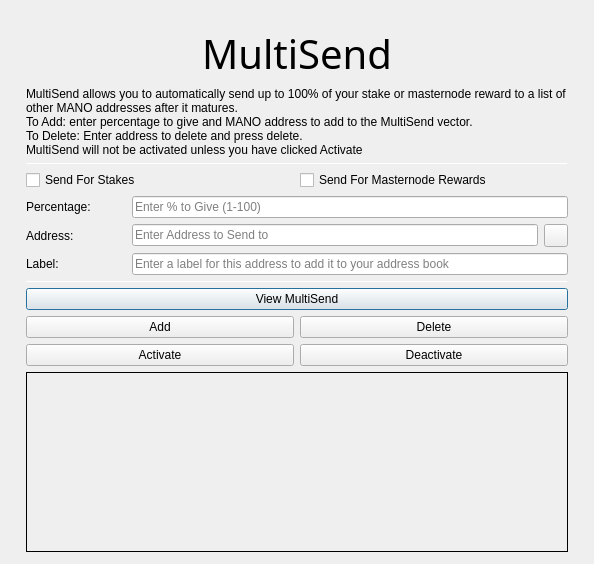
<?xml version="1.0" encoding="UTF-8"?>
<ui version="4.0">
 <class>MultiSendDialog</class>
 <widget class="QDialog" name="MultiSendDialog">
  <property name="windowModality">
   <enum>Qt::NonModal</enum>
  </property>
  <property name="geometry">
   <rect>
    <x>0</x>
    <y>0</y>
    <width>594</width>
    <height>526</height>
   </rect>
  </property>
  <property name="windowTitle">
   <string>MultiSend</string>
  </property>
  <layout class="QVBoxLayout" name="verticalLayout" stretch="0">
   <property name="leftMargin">
    <number>6</number>
   </property>
   <property name="topMargin">
    <number>6</number>
   </property>
   <property name="rightMargin">
    <number>6</number>
   </property>
   <property name="bottomMargin">
    <number>6</number>
   </property>
   <item>
    <layout class="QVBoxLayout" name="verticalLayout_Main" stretch="0,1,1,1,0,1,1,1">
     <property name="leftMargin">
      <number>20</number>
     </property>
     <property name="topMargin">
      <number>20</number>
     </property>
     <property name="rightMargin">
      <number>20</number>
     </property>
     <property name="bottomMargin">
      <number>20</number>
     </property>
     <item>
      <widget class="QLabel" name="multiSendHeader">
       <property name="font">
        <font>
         <family>Hind</family>
         <pointsize>30</pointsize>
         <weight>50</weight>
         <bold>false</bold>
        </font>
       </property>
       <property name="text">
        <string>MultiSend</string>
       </property>
       <property name="alignment">
        <set>Qt::AlignCenter</set>
       </property>
      </widget>
     </item>
     <item>
      <widget class="QLabel" name="label_2">
       <property name="lineWidth">
        <number>1</number>
       </property>
       <property name="text">
        <string>MultiSend allows you to automatically send up to 100% of your stake or masternode reward to a list of other MANO addresses after it matures.
To Add: enter percentage to give and MANO address to add to the MultiSend vector.
To Delete: Enter address to delete and press delete.
MultiSend will not be activated unless you have clicked Activate</string>
       </property>
       <property name="alignment">
        <set>Qt::AlignLeading|Qt::AlignLeft|Qt::AlignTop</set>
       </property>
       <property name="wordWrap">
        <bool>true</bool>
       </property>
      </widget>
     </item>
     <item>
      <widget class="Line" name="line">
       <property name="minimumSize">
        <size>
         <width>0</width>
         <height>1</height>
        </size>
       </property>
       <property name="maximumSize">
        <size>
         <width>16777215</width>
         <height>1</height>
        </size>
       </property>
       <property name="orientation">
        <enum>Qt::Horizontal</enum>
       </property>
      </widget>
     </item>
     <item>
      <layout class="QVBoxLayout" name="verticalLayout_Settings">
       <item>
        <layout class="QHBoxLayout" name="horizontalLayout">
         <item>
          <widget class="QCheckBox" name="multiSendStakeCheckBox">
           <property name="text">
            <string>Send For Stakes</string>
           </property>
          </widget>
         </item>
         <item>
          <widget class="QCheckBox" name="multiSendMasternodeCheckBox">
           <property name="text">
            <string>Send For Masternode Rewards</string>
           </property>
          </widget>
         </item>
        </layout>
       </item>
       <item>
        <layout class="QHBoxLayout" name="horizontalLayout_6">
         <item>
          <widget class="QLabel" name="label">
           <property name="minimumSize">
            <size>
             <width>100</width>
             <height>0</height>
            </size>
           </property>
           <property name="toolTip">
            <string>Percentage of stake to send</string>
           </property>
           <property name="text">
            <string>Percentage:</string>
           </property>
          </widget>
         </item>
         <item>
          <widget class="QLineEdit" name="multiSendPercentEdit">
           <property name="toolTip">
            <string>Enter whole numbers 1 - 100</string>
           </property>
           <property name="placeholderText">
            <string>Enter % to Give (1-100)</string>
           </property>
          </widget>
         </item>
        </layout>
       </item>
       <item>
        <layout class="QHBoxLayout" name="horizontalLayout_7">
         <item>
          <widget class="QLabel" name="label_5">
           <property name="minimumSize">
            <size>
             <width>100</width>
             <height>0</height>
            </size>
           </property>
           <property name="toolTip">
            <string>Address to send portion of stake to</string>
           </property>
           <property name="text">
            <string>Address:</string>
           </property>
          </widget>
         </item>
         <item>
          <widget class="QLineEdit" name="multiSendAddressEdit">
           <property name="toolTip">
            <string/>
           </property>
           <property name="placeholderText">
            <string>Enter Address to Send to</string>
           </property>
          </widget>
         </item>
         <item>
          <widget class="QToolButton" name="addressBookButton">
           <property name="maximumSize">
            <size>
             <width>16777215</width>
             <height>32</height>
            </size>
           </property>
           <property name="toolTip">
            <string>Choose an address from the address book</string>
           </property>
           <property name="text">
            <string/>
           </property>
           <property name="icon">
            <iconset resource="../mano.qrc">
             <normaloff>:/icons/address-book</normaloff>:/icons/address-book</iconset>
           </property>
           <property name="shortcut">
            <string>Alt+A</string>
           </property>
          </widget>
         </item>
        </layout>
       </item>
      </layout>
     </item>
     <item>
      <layout class="QHBoxLayout" name="horizontalLayout_3">
       <item>
        <widget class="QLabel" name="label_3">
         <property name="minimumSize">
          <size>
           <width>100</width>
           <height>0</height>
          </size>
         </property>
         <property name="text">
          <string>Label:</string>
         </property>
        </widget>
       </item>
       <item>
        <widget class="QLineEdit" name="labelAddressLabelEdit">
         <property name="placeholderText">
          <string>Enter a label for this address to add it to your address book</string>
         </property>
        </widget>
       </item>
      </layout>
     </item>
     <item>
      <widget class="Line" name="line_2">
       <property name="minimumSize">
        <size>
         <width>0</width>
         <height>1</height>
        </size>
       </property>
       <property name="maximumSize">
        <size>
         <width>16777215</width>
         <height>1</height>
        </size>
       </property>
       <property name="orientation">
        <enum>Qt::Horizontal</enum>
       </property>
      </widget>
     </item>
     <item>
      <layout class="QVBoxLayout" name="verticalLayout_Buttons">
       <item>
        <layout class="QHBoxLayout" name="horizontalLayout_4">
         <item>
          <widget class="QPushButton" name="viewButton">
           <property name="toolTip">
            <string/>
           </property>
           <property name="statusTip">
            <string>View MultiSend Vector</string>
           </property>
           <property name="text">
            <string>View MultiSend</string>
           </property>
          </widget>
         </item>
        </layout>
       </item>
       <item>
        <layout class="QHBoxLayout" name="horizontalLayout_2">
         <item>
          <widget class="QPushButton" name="addButton">
           <property name="toolTip">
            <string/>
           </property>
           <property name="statusTip">
            <string>Add to MultiSend Vector</string>
           </property>
           <property name="text">
            <string>Add</string>
           </property>
          </widget>
         </item>
         <item>
          <widget class="QPushButton" name="deleteButton">
           <property name="toolTip">
            <string/>
           </property>
           <property name="statusTip">
            <string>Delete Address From MultiSend Vector</string>
           </property>
           <property name="text">
            <string>Delete</string>
           </property>
          </widget>
         </item>
        </layout>
       </item>
       <item>
        <layout class="QHBoxLayout" name="horizontalLayout_5">
         <item>
          <widget class="QPushButton" name="activateButton">
           <property name="statusTip">
            <string>Activate MultiSend</string>
           </property>
           <property name="text">
            <string>Activate</string>
           </property>
          </widget>
         </item>
         <item>
          <widget class="QPushButton" name="disableButton">
           <property name="statusTip">
            <string>Deactivate MultiSend</string>
           </property>
           <property name="text">
            <string>Deactivate</string>
           </property>
          </widget>
         </item>
        </layout>
       </item>
      </layout>
     </item>
     <item>
      <widget class="QLabel" name="message">
       <property name="minimumSize">
        <size>
         <width>0</width>
         <height>180</height>
        </size>
       </property>
       <property name="frameShape">
        <enum>QFrame::Panel</enum>
       </property>
       <property name="frameShadow">
        <enum>QFrame::Plain</enum>
       </property>
       <property name="lineWidth">
        <number>1</number>
       </property>
       <property name="midLineWidth">
        <number>1</number>
       </property>
       <property name="text">
        <string/>
       </property>
       <property name="alignment">
        <set>Qt::AlignLeading|Qt::AlignLeft|Qt::AlignTop</set>
       </property>
       <property name="wordWrap">
        <bool>true</bool>
       </property>
      </widget>
     </item>
    </layout>
   </item>
  </layout>
 </widget>
 <resources>
  <include location="../mano.qrc"/>
 </resources>
 <connections/>
</ui>
